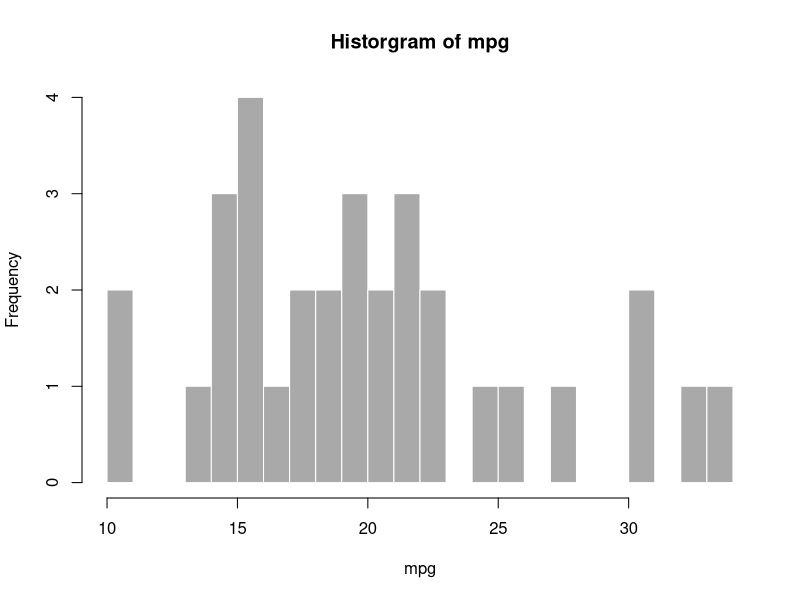

The R script that drew this image:
## ---- chunk 1
knitr::opts_chunk$set(echo = FALSE)
## ---- chunk 2

mtcars2 <- within(mtcars, {
   vs <- factor(vs, labels = c("V", "S"))
   am <- factor(am, labels = c("Automatic", "Manual"))
   cyl  <- ordered(cyl)
   gear <- ordered(gear)
   carb <- ordered(carb)
})
summary(mtcars2)


## ---- chunk 3
 hist(mtcars2$mpg, breaks = 30, col = 'darkgray', border = 'white', xlab="mpg", main="Historgram of mpg")
